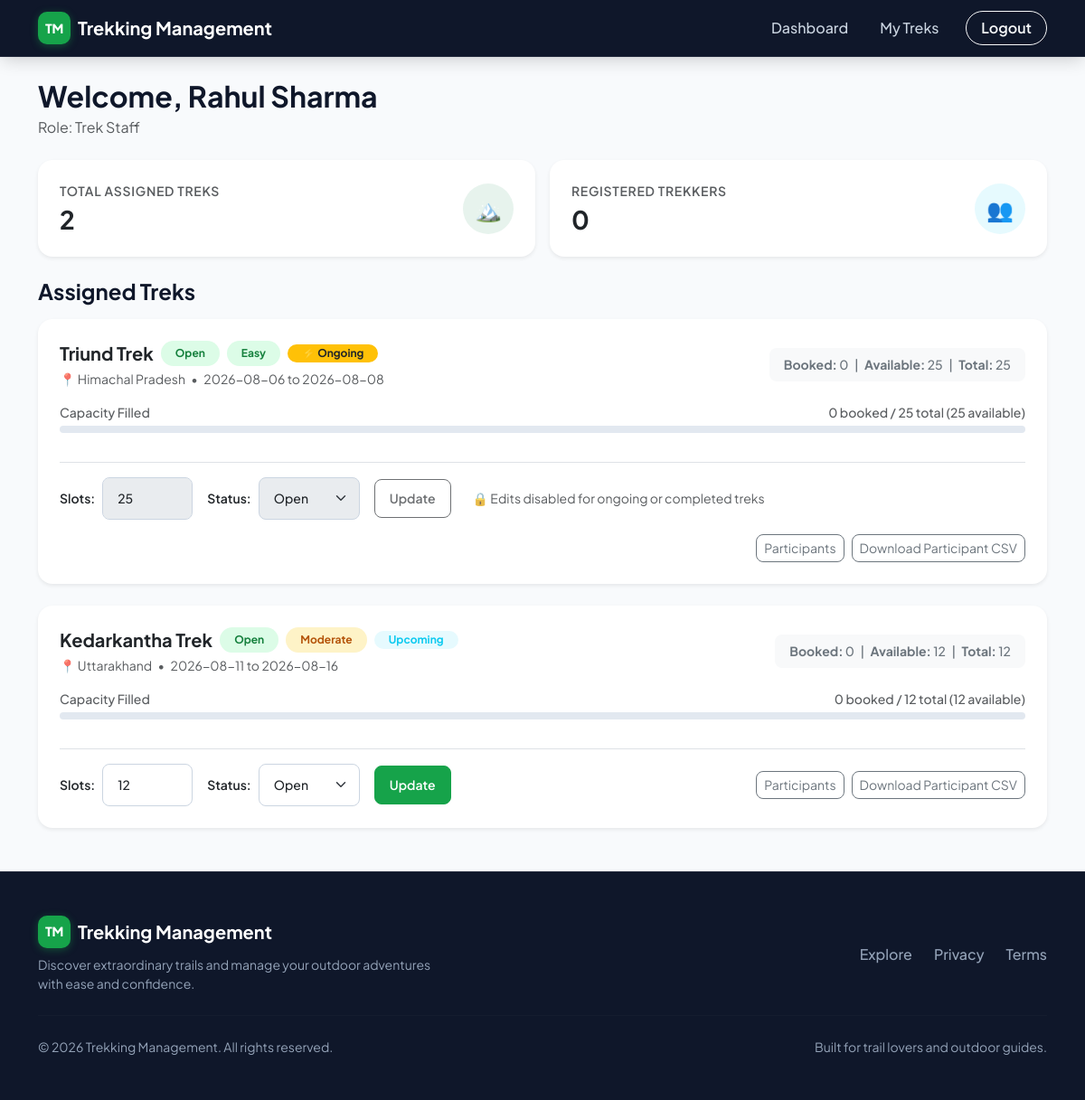
The app's page /staff/dashboard (signed in) with its own data.
### models.py (models this page shows, shortened)
class User(db.Model):
    id = db.Column(db.Integer, primary_key=True)
    name = db.Column(db.String(100))
    email = db.Column(db.String(120), unique=True, nullable=False)
    password = db.Column(db.String(200), nullable=False)
    role = db.Column(db.String(20), nullable=False)
    status = db.Column(db.String(20), nullable=False)
    bookings = db.relationship("Booking", back_populates="user")
    assigned_treks = db.relationship(
        "Trek",
        back_populates="assigned_staff",
        foreign_keys="Trek.assigned_staff_id",
    )

class Trek(db.Model):
    id = db.Column(db.Integer, primary_key=True)
    name = db.Column(db.String(100), nullable=False)
    location = db.Column(db.String(100), nullable=False)
    difficulty = db.Column(db.String(20))
    duration_days = db.Column(db.Integer)
    total_slots = db.Column(db.Integer)
    available_slots = db.Column(db.Integer)
    image_url = db.Column(db.String(255))
    start_date = db.Column(db.Date)
    end_date = db.Column(db.Date)
    status = db.Column(db.String(20), nullable=False, default="Open")
    assigned_staff_id = db.Column(db.Integer, db.ForeignKey("user.id"), nullable=True)
    bookings = db.relationship("Booking", back_populates="trek", cascade="all, delete-orphan")
    assigned_staff = db.relationship(
        "User",
        back_populates="assigned_treks",
        foreign_keys=[assigned_staff_id],
    )
    @property
    def state(self):
        today = date.today()
        if self.end_date and self.end_date < today:
            return "Completed"
        if self.start_date and self.start_date <= today <= self.end_date:
            return "Ongoing"
        return "Upcoming"

### app.py (the view)
@app.route("/staff/dashboard")
@login_required
@role_required("staff")
def staff_dashboard():
    return render_template("staff_dashboard.html", **get_staff_dashboard_context())

### templates/staff_dashboard.html (shortened to what this page needs)
{% extends "base.html" %}
{% block content %}
{% macro status_badge(status) %}
    {% if status == 'Open' %}
        <span class="badge rounded-pill px-3 py-2 status-open">Open</span>
    {% elif status == 'Closed' %}
        <span class="badge rounded-pill px-3 py-2 status-closed">Closed</span>
    {% else %}
        <span class="badge rounded-pill px-3 py-2 status-completed">Completed</span>
    {% endif %}
{% endmacro %}
{% macro difficulty_badge(difficulty) %}
    {% if difficulty == 'Easy' %}
        <span class="badge rounded-pill px-3 py-2 difficulty-easy">Easy</span>
    {% elif difficulty == 'Moderate' %}
        <span class="badge rounded-pill px-3 py-2 difficulty-moderate">Moderate</span>
    {% elif difficulty == 'Hard' %}
        <span class="badge rounded-pill px-3 py-2 difficulty-hard">Hard</span>
    {% else %}
        <span class="badge rounded-pill px-3 py-2 text-bg-secondary">Not set</span>
    {% endif %}
{% endmacro %}
{% macro trek_state_badge(state) %}
    {% if state == 'Upcoming' %}
        <span class="badge bg-info bg-opacity-10 text-info rounded-pill px-3">Upcoming</span>
    {% elif state == 'Ongoing' %}
        <span class="badge bg-warning bg-opacity-15 text-dark rounded-pill px-3">⚡ Ongoing</span>
    {% elif state == 'Completed' %}
        <span class="badge bg-secondary bg-opacity-10 text-secondary rounded-pill px-3">Completed</span>
    {% else %}
        <span class="badge bg-secondary bg-opacity-10 text-secondary rounded-pill px-3">{{ state }}</span>
    {% endif %}
{% endmacro %}
<div class="d-flex flex-column flex-md-row justify-content-between align-items-md-center gap-3 mb-4">
    <div>
        <h2 class="fw-bold mb-1">Welcome, {{ user.name if user else session.get('name', 'Trek Staff') }}</h2>
        <p class="text-muted mb-0">Role: Trek Staff</p>
    </div>
</div>
<div class="row g-3 mb-4">
    <div class="col-md-6">
        <div class="card border-0 shadow-sm rounded-4 p-4 h-100 d-flex flex-row align-items-center justify-content-between">
            <div>
                <p class="text-muted small fw-semibold text-uppercase tracking-wider mb-1">Total Assigned Treks</p>
                <h3 class="fw-bold mb-0">{{ total_assigned_treks }}</h3>
            </div>
            <div class="bg-success bg-opacity-10 text-success p-3 rounded-circle d-flex align-items-center justify-content-center" style="width: 56px; height: 56px;">
                <span class="fs-4">🏔️</span>
            </div>
        </div>
    </div>
    <div class="col-md-6">
        <div class="card border-0 shadow-sm rounded-4 p-4 h-100 d-flex flex-row align-items-center justify-content-between">
            <div>
                <p class="text-muted small fw-semibold text-uppercase tracking-wider mb-1">Registered Trekkers</p>
                <h3 class="fw-bold mb-0">{{ total_registered_trekkers }}</h3>
            </div>
            <div class="bg-info bg-opacity-10 text-info p-3 rounded-circle d-flex align-items-center justify-content-center" style="width: 56px; height: 56px;">
                <span class="fs-4">👥</span>
            </div>
        </div>
    </div>
</div>
<section id="my-treks">
    <h4 class="fw-bold mb-3">Assigned Treks</h4>
    {% if assigned_treks %}
        {% for trek in assigned_treks %}
            {% set occupancy = trek_occupancy[trek.id] %}
            {% set pending_req = (trek.change_requests | selectattr("status", "equalto", "pending") | list | first) %}
            {% set is_locked = (trek.state == "Ongoing" or trek.state == "Completed") %}
            <div class="card border-0 shadow-sm rounded-4 p-4 mb-4">
                <div class="d-flex flex-column flex-md-row justify-content-between align-items-start align-items-md-center gap-3 mb-3">
                    <div>
                        <div class="d-flex align-items-center gap-2 mb-1">
                            <h5 class="fw-bold mb-0">{{ trek.name }}</h5>
                            {{ status_badge(trek.status) }}
                            {{ difficulty_badge(trek.difficulty) }}
                            {{ trek_state_badge(trek.state) }}
                        </div>
                        <p class="text-muted small mb-0">
                            📍 {{ trek.location }} <span class="mx-1">•</span> {{ trek.start_date }} to {{ trek.end_date }}
                        </p>
                    </div>
                    <div class="bg-light p-2 px-3 rounded-3 text-secondary small fw-medium">
                        <span><strong>Booked:</strong> {{ occupancy.booked_slots }}</span>
                        <span class="mx-1">|</span>
                        <span><strong>Available:</strong> {{ occupancy.available_slots }}</span>
                        <span class="mx-1">|</span>
                        <span><strong>Total:</strong> {{ occupancy.total_slots }}</span>
                    </div>
                </div>
                <div class="mb-3">
                    <div class="d-flex justify-content-between align-items-center mb-1">
                        <span class="text-muted small fw-medium">Capacity Filled</span>
                        <span class="text-muted small fw-medium">
                            {{ occupancy.booked_slots }} booked / {{ occupancy.total_slots }} total ({{ occupancy.available_slots }} available)
                        </span>
                    </div>
                    <div class="progress" role="progressbar"
                         aria-label="Capacity filled for {{ trek.name }}"
                         aria-valuenow="{{ occupancy.occupancy_percentage }}"
                         aria-valuemin="0" aria-valuemax="100"
                         style="height: 8px; border-radius: 10px;">
                    </div>
                </div>
                <form method="post" action="/staff/trek/update/{{ trek.id }}" class="mt-3 d-flex flex-wrap align-items-center gap-3 pt-3 border-top">
                    <div class="d-flex align-items-center gap-2">
                        <label class="form-label small fw-semibold mb-0" for="availableSlots{{ trek.id }}">Slots:</label>
                        <input type="number" class="form-control form-control-sm rounded-3" name="available_slots"
                               id="availableSlots{{ trek.id }}" min="0"
                               value="{{ trek.available_slots or 0 }}"
                               style="max-width: 100px;" required {% if is_locked %}disabled{% endif %}>
                    </div>
                    <div class="d-flex align-items-center gap-2">
                        <label class="form-label small fw-semibold mb-0" for="trekStatus{{ trek.id }}">Status:</label>
                        <select class="form-select form-select-sm rounded-3" name="status"
                                id="trekStatus{{ trek.id }}"
                                style="max-width: 130px;" required {% if is_locked %}disabled{% endif %}>
                            <option value="Open" {% if trek.status == 'Open' %}selected{% endif %}>Open</option>
                        </select>
                    </div>
                    <button type="submit" class="btn btn-emerald btn-sm rounded-3 px-3" {% if is_locked %}disabled{% endif %}>Update</button>
                    {% if is_locked %}
                        <span class="text-muted small ms-2"> 🔒 Edits disabled for ongoing or completed treks</span>
                    {% endif %}
                    <div class="ms-auto d-flex flex-wrap align-items-center gap-2">
                        <button type="button" class="btn btn-outline-secondary btn-sm rounded-3" data-bs-toggle="modal"
                                data-bs-target="#participantsModal{{ trek.id }}">
                            Participants
                        </button>
                        <a href="/staff/export/participants/{{ trek.id }}" class="btn btn-outline-secondary btn-sm rounded-3">
                            Download Participant CSV
                        </a>
                    </div>
                </form>
            </div>
        {% endfor %}
    {% else %}
        <div class="alert alert-info">No treks are assigned to you yet.</div>
    {% endif %}
</section>
{% endblock %}

### templates/base.html (shortened to what this page needs)
<!doctype html>
<html lang="en">
<head>
    <link href="https://cdn.jsdelivr.net/npm/bootstrap@5.3.3/dist/css/bootstrap.min.css" rel="stylesheet">
    <link href="{{ url_for('static', filename='css/style.css') }}" rel="stylesheet">
</head>
<body>
    <nav class="navbar navbar-expand-lg navbar-dark navbar-custom sticky-top">
        <div class="container">
            <a class="navbar-brand fw-bold d-flex align-items-center gap-2" href="/">
                <span class="brand-badge">TM</span>
                <span class="text-white">Trekking Management</span>
            </a>
            <div class="collapse navbar-collapse" id="navbarNav">
                <ul class="navbar-nav ms-auto gap-2 align-items-lg-center">
                    {% if session.get('role') == 'admin' %}
                        <li class="nav-item">
                            <a class="nav-link" href="/admin/dashboard">Dashboard</a>
                        </li>
                        <li class="nav-item">
                            <a class="nav-link" href="/admin/dashboard#treks">Treks</a>
                        </li>
                        <li class="nav-item">
                            <a class="nav-link" href="/admin/dashboard#users">Users</a>
                        </li>
                        <li class="nav-item ms-lg-2">
                            <a class="btn btn-outline-light btn-pill px-3" href="/logout">Logout</a>
                        </li>
                    {% elif session.get('role') == 'staff' %}
                        <li class="nav-item">
                            <a class="nav-link" href="/staff/dashboard">Dashboard</a>
                        </li>
                        <li class="nav-item">
                            <a class="nav-link" href="/staff/dashboard#my-treks">My Treks</a>
                        </li>
                        <li class="nav-item ms-lg-2">
                            <a class="btn btn-outline-light btn-pill px-3" href="/logout">Logout</a>
                        </li>
                    {% endif %}
                </ul>
            </div>
        </div>
    </nav>
    <main class="main-wrapper">
        <div class="container py-4">
            {% block content %}{% endblock %}
        </div>
    </main>
    <footer class="footer-custom py-5 mt-auto">
        <div class="container">
            <div class="row gy-4 align-items-center justify-content-between">
                <div class="col-md-5">
                    <div class="d-flex align-items-center gap-2 mb-2">
                        <span class="brand-badge">TM</span>
                        <span class="fw-bold fs-5 text-white">Trekking Management</span>
                    </div>
                    <p class="small text-muted mb-0" style="color: #94a3b8 !important;">
                        Discover extraordinary trails and manage your outdoor adventures with ease and confidence.
                    </p>
                </div>
                <div class="col-md-6">
                    <div class="d-flex flex-wrap gap-4 justify-content-md-end text-sm">
                        <a href="/user/treks" class="footer-link">Explore</a>
                        <a href="#" class="footer-link">Privacy</a>
                        <a href="#" class="footer-link">Terms</a>
                    </div>
                </div>
            </div>
            <hr class="my-4" style="border-color: rgba(255, 255, 255, 0.08);">
            <div class="d-flex flex-column flex-sm-row justify-content-between align-items-center small" style="color: #94a3b8;">
                <p class="mb-0">&copy; 2026 Trekking Management. All rights reserved.</p>
                <p class="mb-0">Built for trail lovers and outdoor guides.</p>
            </div>
        </div>
    </footer>
</body>
</html>

### records on screen
User: name "Rahul Sharma"
Trek: name "Triund Trek", shows "Open", difficulty "Easy", shows "⚡ Ongoing", location "Himachal Pradesh", start_date "2026-08-06", end_date "2026-08-08", booked_slots "0", available_slots "25", total_slots "25", status "Open", shows "🔒 Edits disabled for ongoing or completed treks"
Trek: name "Kedarkantha Trek", shows "Open", difficulty "Moderate", shows "Upcoming", location "Uttarakhand", start_date "2026-08-11", end_date "2026-08-16", booked_slots "0", available_slots "12", total_slots "12", status "Open"

### other values on screen
{{ total_assigned_treks }} "2"
{{ total_registered_trekkers }} "0"
